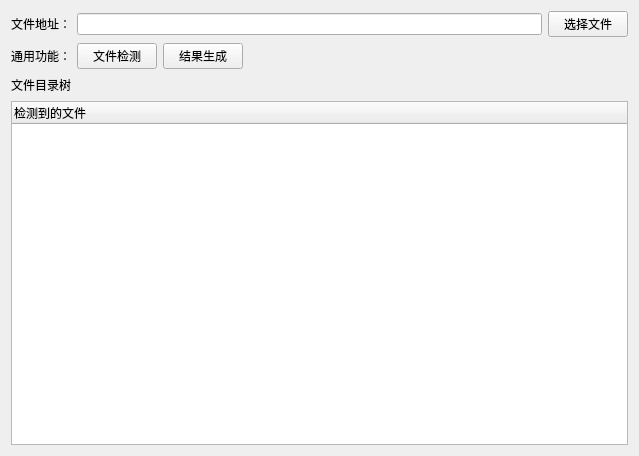
<?xml version="1.0" encoding="UTF-8"?>
<ui version="4.0">
 <class>Form</class>
 <widget class="QWidget" name="Form">
  <property name="geometry">
   <rect>
    <x>0</x>
    <y>0</y>
    <width>639</width>
    <height>456</height>
   </rect>
  </property>
  <property name="windowTitle">
   <string>进展因子</string>
  </property>
  <layout class="QVBoxLayout" name="verticalLayout_2">
   <item>
    <layout class="QVBoxLayout" name="verticalLayout">
     <item>
      <layout class="QHBoxLayout" name="horizontalLayout">
       <item>
        <widget class="QLabel" name="label">
         <property name="text">
          <string>文件地址：</string>
         </property>
        </widget>
       </item>
       <item>
        <widget class="QLineEdit" name="filePath"/>
       </item>
       <item>
        <widget class="QPushButton" name="chooseFile">
         <property name="text">
          <string>选择文件</string>
         </property>
        </widget>
       </item>
      </layout>
     </item>
     <item>
      <layout class="QHBoxLayout" name="horizontalLayout_2">
       <item>
        <widget class="QLabel" name="label_2">
         <property name="text">
          <string>通用功能：</string>
         </property>
        </widget>
       </item>
       <item>
        <widget class="QPushButton" name="fileCheck">
         <property name="text">
          <string>文件检测</string>
         </property>
        </widget>
       </item>
       <item>
        <widget class="QPushButton" name="generateFile">
         <property name="text">
          <string>结果生成</string>
         </property>
        </widget>
       </item>
       <item>
        <spacer name="horizontalSpacer">
         <property name="orientation">
          <enum>Qt::Horizontal</enum>
         </property>
         <property name="sizeHint" stdset="0">
          <size>
           <width>40</width>
           <height>20</height>
          </size>
         </property>
        </spacer>
       </item>
      </layout>
     </item>
     <item>
      <layout class="QHBoxLayout" name="horizontalLayout_3">
       <item>
        <widget class="QLabel" name="label_3">
         <property name="text">
          <string>文件目录树</string>
         </property>
         <property name="alignment">
          <set>Qt::AlignLeading|Qt::AlignLeft|Qt::AlignVCenter</set>
         </property>
        </widget>
       </item>
       <item>
        <spacer name="horizontalSpacer_2">
         <property name="orientation">
          <enum>Qt::Horizontal</enum>
         </property>
         <property name="sizeHint" stdset="0">
          <size>
           <width>40</width>
           <height>20</height>
          </size>
         </property>
        </spacer>
       </item>
      </layout>
     </item>
     <item>
      <widget class="QTreeWidget" name="treeWidget">
       <column>
        <property name="text">
         <string>检测到的文件</string>
        </property>
       </column>
      </widget>
     </item>
    </layout>
   </item>
  </layout>
 </widget>
 <resources/>
 <connections/>
</ui>
